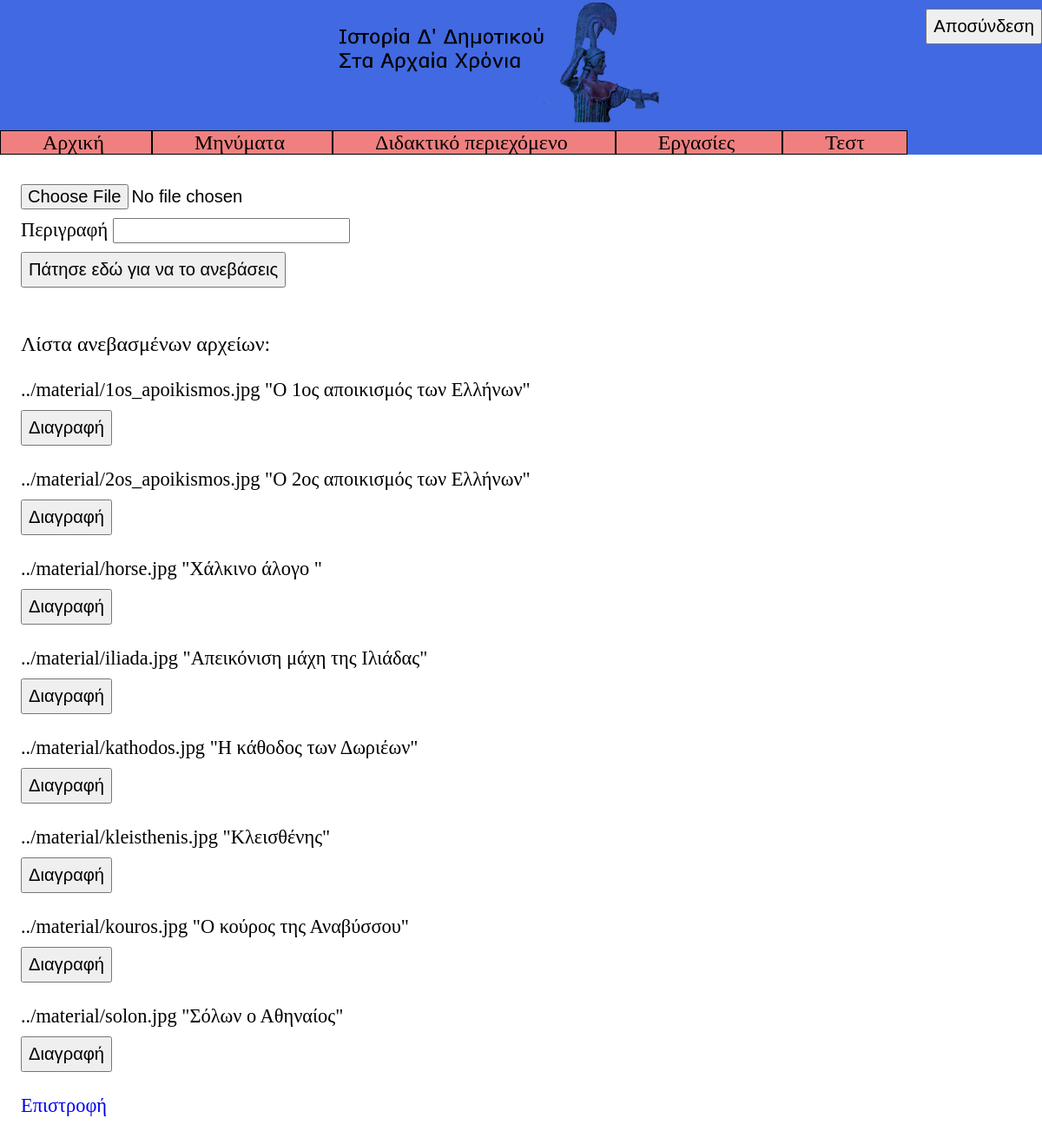
Page /code/professor/material.php (signed in) on the committed database.
### tables this page shows
CREATE TABLE `material` (
  `path` varchar(100) NOT NULL,
  `description` text NOT NULL
);

### code/professor/material.php (the view, shortened to what this page needs)
<!DOCTYPE html>
<html>
<head>
	<link rel="stylesheet" type="text/css" href="pstyles.css" />
</head>
<body>
	<button class="logout" onclick="logout()"> Αποσύνδεση </button>
	<img src="../banner.png" alt="Ιστορία Δ' Δημοτικού Στα Αρχαία Χρόνια" class="banner">
	<div class="big menu">
		<span class="menup"> <a href="phome.php" class="link_to_page"> Αρχική </a> </span>
		<span class="menup"> <a href="message.php" class="link_to_page"> Μηνύματα </a> </span>
		<span class="menup"> <a href="content.php" class="link_to_page"> Διδακτικό περιεχόμενο </a> </span>
		<span class="menup"> <a href="group_project.php" class="link_to_page"> Εργασίες </a> </span>
		<span class="menup"> <a href="test.php" class="link_to_page"> Τεστ </a> </span>
	</div>
	<div class="main">
		<form method="post" action="upload_material_file.php" enctype="multipart/form-data">
			<input type="file" name="file" required /> <br>
			Περιγραφή <input type="text" name="description" /> <br>
			<button type="submit"> Πάτησε εδώ για να το ανεβάσεις </button> <br>
		</form> <br> <br>
		<span class="big"> Λίστα ανεβασμένων αρχείων: </span> <br> <br>
<?php
$link = connect_to_database("../login_register_form.php");
$result = $link->query("SELECT * FROM material");
while ($row = mysqli_fetch_array($result, MYSQLI_ASSOC)) {
	echo $row["path"]." \"".$row["description"]."\"<br>";
	echo "<button onclick='delete_material_file(\"".$row["path"]."\")'> Διαγραφή </button>";
	echo "<br> <br>";
}
?>
		<a href="content.php"> Επιστροφή </a>
	</div>
</body>
</html>

### code/professor/pstyles.css (style rules this page uses)
* { box-sizing: border-box; }
body { background-color: royalblue; font-family: "Verdana"; font-size: 140%; margin: 0; }
input { font-size: 90%; margin-top: 10px; }
button { font-size: 90%; padding: 7px; margin-top: 10px; cursor: pointer; }
a { text-decoration: none; }
button.logout { float: right; }
img.banner { display: table-cell; margin-left: 32.5%; margin-right: 32.5%; width: 35%; }
div.menu { margin-right: 10%; margin-left: 10%; }
span.menup { border: 1px solid black; padding: 0 4%; background-color: lightcoral; cursor: pointer; }
div.main { background-color: white; padding: 2%; margin-left: 10%; margin-right: 10%; }
.big { font-size: 107%; }
a.link_to_page { color: black; }
@media only screen and (max-width: 1400px) { div.main { margin-left: 0; margin-right: 0; } }
@media only screen and (max-width: 1400px) { div.menu { margin-right: 0; margin-left: 0; } }

### rows in the picture
material: path "../material/1os_apoikismos.jpg", description "Ο 1ος αποικισμός των Ελλήνων"
material: path "../material/2os_apoikismos.jpg", description "Ο 2ος αποικισμός των Ελλήνων"
material: path "../material/horse.jpg", description "Χάλκινο άλογο"
material: path "../material/iliada.jpg", description "Απεικόνιση μάχη της Ιλιάδας"
material: path "../material/kathodos.jpg", description "Η κάθοδος των Δωριέων"
material: path "../material/kleisthenis.jpg", description "Κλεισθένης"
material: path "../material/kouros.jpg", description "O κούρος της Αναβύσσου"
material: path "../material/solon.jpg", description "Σόλων ο Αθηναίος"
